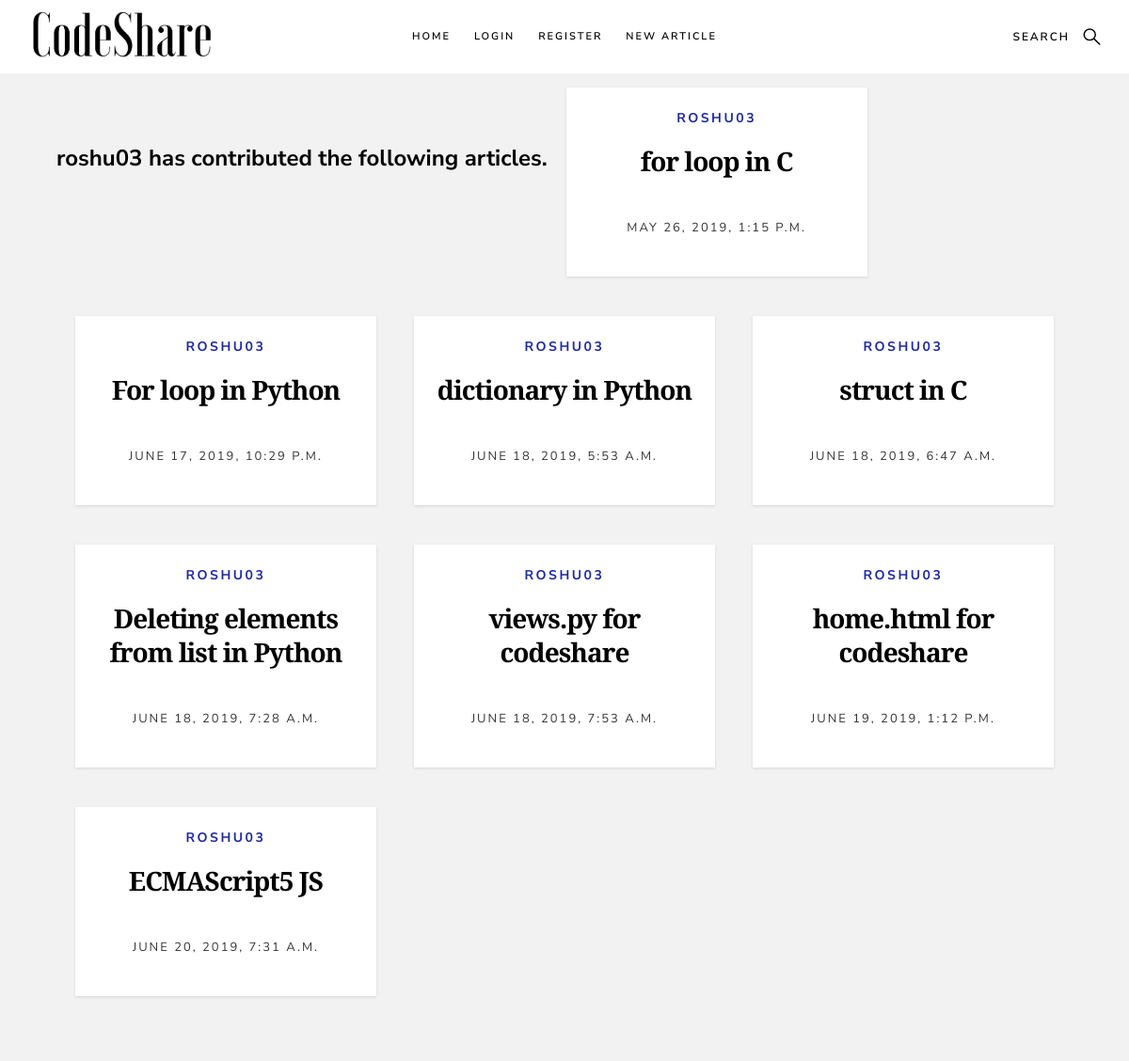
Screenshot of /snippets/profile/roshu03 with the database file from the repository.
### snippets/models.py (models this page shows, shortened)
class Code(models.Model):
	code_snippet = models.TextField()
	author = models.CharField(max_length = 200)
	pub_date = models.DateTimeField('date published')
	title = models.CharField(max_length = 100)

### snippets/views.py (the view)
# urls.py: path('profile/<str:username>', views.showProfile, name='showProfile'),
def showProfile(request, username):
	articles = Code.objects.filter(author= username)
	context = {'articles':articles, 'username':username, 'no_of_articles':len(articles)}
	return render(request, 'snippets/showProfile.html', context)

### snippets/templates/snippets/showProfile.html
{% extends "snippets/base1.html" %}
{% block content %}
	{% if no_of_articles > 0 %}
		<h3>{{username}} has contributed the following articles.</h3><br><br>
		{% for x in articles %}
			<article class="col-block">
                    <div class="item-entry" data-aos="zoom-in">
                        <div class="item-entry__text">
                            <div class="item-entry__cat">
                                <a href="/snippets/profile/{{x.author}}">{{x.author}}</a>
                            </div>
                            <h1 class="item-entry__title"><a href="/snippets/{{x.id}}">{{x.title}}</a></h1>
                            <div class="item-entry__date">
                                <a>{{x.pub_date}}</a>
                            </div>
                        </div>
                    </div>
            </article>
		{% endfor %}
	{% else %}
		<h3> {{username}} hasn't contributed anything yet</h3>
	{% endif %}
{% endblock %}

### snippets/static/snippets/css/main.css (style rules this page uses)
html { font-size: 10px; }
html, body { height: 100%; }
body { background: #f2f2f2; font-family: "Nunito Sans", sans-serif; font-size: 1.8rem; font-style: normal; font-weight: normal; line-height: 1.8333; color: rgb(242, 242, 242); margin: 0; padding: 0; }
a { color: #1d28a1; -webkit-transition: all 0.3s ease-in-out; transition: all 0.3s ease-in-out; }
h1, h2, h3, h4, h5, h6, .h1, .h2, .h3, .h4, .h5, .h6 { font-family: "Nunito Sans", sans-serif; font-weight: 700; color: #000000; text-rendering: optimizeLegibility; }
h1, .h1, h2, .h2, h3, .h3, h4, .h4 { margin-top: 6rem; margin-bottom: 1.8rem; }
h1, .h1 { font-size: 3.6rem; line-height: 1.25; letter-spacing: -.1rem; }
h3, .h3 { font-size: 2.4rem; line-height: 1.25; }
::placeholder { color: rgba(0, 0, 0, 0.4); }
.entries .col-block { -webkit-box-flex: 0 0 25%; -moz-box-flex: 0 0 25%; -webkit-flex: 0 0 25%; -ms-flex: 0 0 25%; flex: 0 0 25%; max-width: 25%; padding: 0 20px; margin-bottom: 4.2rem; }
.entries .item-entry { height: 100%; background-color: #FFFFFF; padding-bottom: 6rem; text-align: center; box-shadow: 0 1px 3px rgba(0, 0, 0, 0.12); overflow: hidden; position: relative; }
.entries .item-entry__text { padding: 1.5rem 2.4rem 0; }
.entries .item-entry__title { font-family: "Libre Baskerville", serif; font-size: 2.8rem; line-height: 1.286; margin-top: 0; margin-bottom: 4.5rem; }
.entries .item-entry__title a { color: #000000; border-bottom: 1px solid transparent; }
.entries .item-entry__cat { margin-bottom: 1.2rem; }
.entries .item-entry__cat a { font-weight: 700; font-size: 1.4rem; text-transform: uppercase; letter-spacing: .25rem; }
.entries .item-entry__date { font-size: 1.3rem; text-transform: uppercase; letter-spacing: .2rem; position: absolute; left: 50%; bottom: 3.9rem; width: 100%; -webkit-transform: translate3d(-50%, 0, 0); -ms-transform: translate3d(-50%, 0, 0); transform: translate3d(-50%, 0, 0); }
.entries .item-entry__date a { color: rgba(0, 0, 0, 0.8); }
@media only screen and (max-width:1480px) { .entries .col-block { -webkit-box-flex: 0 0 33.33333%; -moz-box-flex: 0 0 33.33333%; -webkit-flex: 0 0 33.33333%; -ms-flex: 0 0 33.33333%; flex: 0 0 33.33333%; max-width: 33.33333%; } }

### rows the page displays
Code: author "ROSHU03", title "for loop in C", pub_date "MAY 26, 2019, 1:15 P.M."
Code: author "ROSHU03", title "For loop in Python", pub_date "JUNE 17, 2019, 10:29 P.M."
Code: author "ROSHU03", title "dictionary in Python", pub_date "JUNE 18, 2019, 5:53 A.M."
Code: author "ROSHU03", title "struct in C", pub_date "JUNE 18, 2019, 6:47 A.M."
Code: author "ROSHU03", title "Deleting elements from list in Python", pub_date "JUNE 18, 2019, 7:28 A.M."
Code: author "ROSHU03", title "views.py for codeshare", pub_date "JUNE 18, 2019, 7:53 A.M."
Code: author "ROSHU03", title "home.html for codeshare", pub_date "JUNE 19, 2019, 1:12 P.M."
Code: author "ROSHU03", title "ECMAScript5 JS", pub_date "JUNE 20, 2019, 7:31 A.M."

### other values shown
{{ username }} "roshu03"
